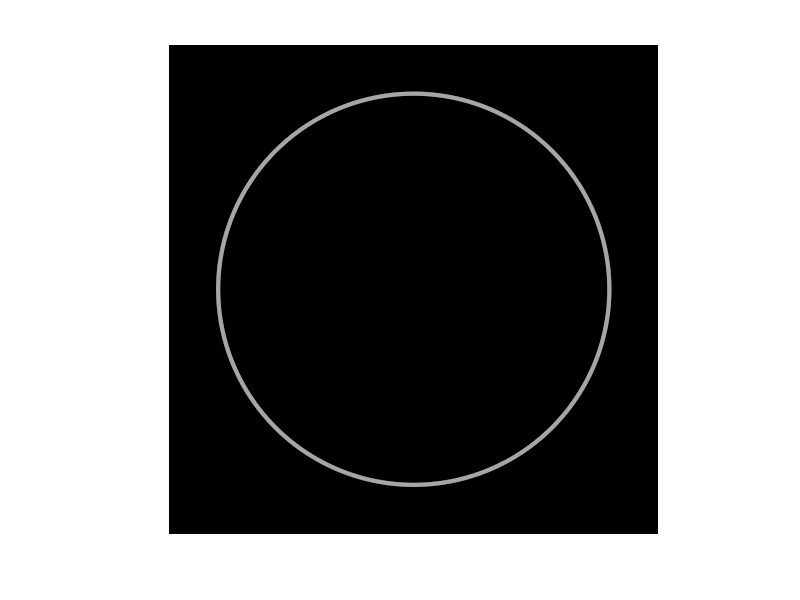

MATLAB code for this plot:
clc;
close all;
clear all;
temp = zeros(1000, 1000);
imgsize=size(temp);
position=[500,500];
for i=1:1000
    for j=1:1000
        temp(i,j)=0;
        
    end
end
x = imgsize(1,1)/2
y = imgsize(1,2)/2
imshow(temp);  
centx = position(1,1) ;
centy = position(1,1);
r = 400;
hold on;
theta = 0 : (2 * pi / 10000) : (2 * pi);
pline_x = r * cos(theta) + centx;
pline_y = r * sin(theta) + centy;
k = ishold;
plot(pline_x, pline_y, 'w-', 'LineWidth', 3);

%--------------------------------------------------
%RAHE HALE 2
%--------------------------------------------------
%imshow(temp);
%t=0:0.1:6.3;
%a=position(1,1);
%b=position(1,1);
%r=400;
%hold on;
%x=r.*sin(t)+a;
%y=r.*cos(t)+b;
%plot(x,y,'w');
